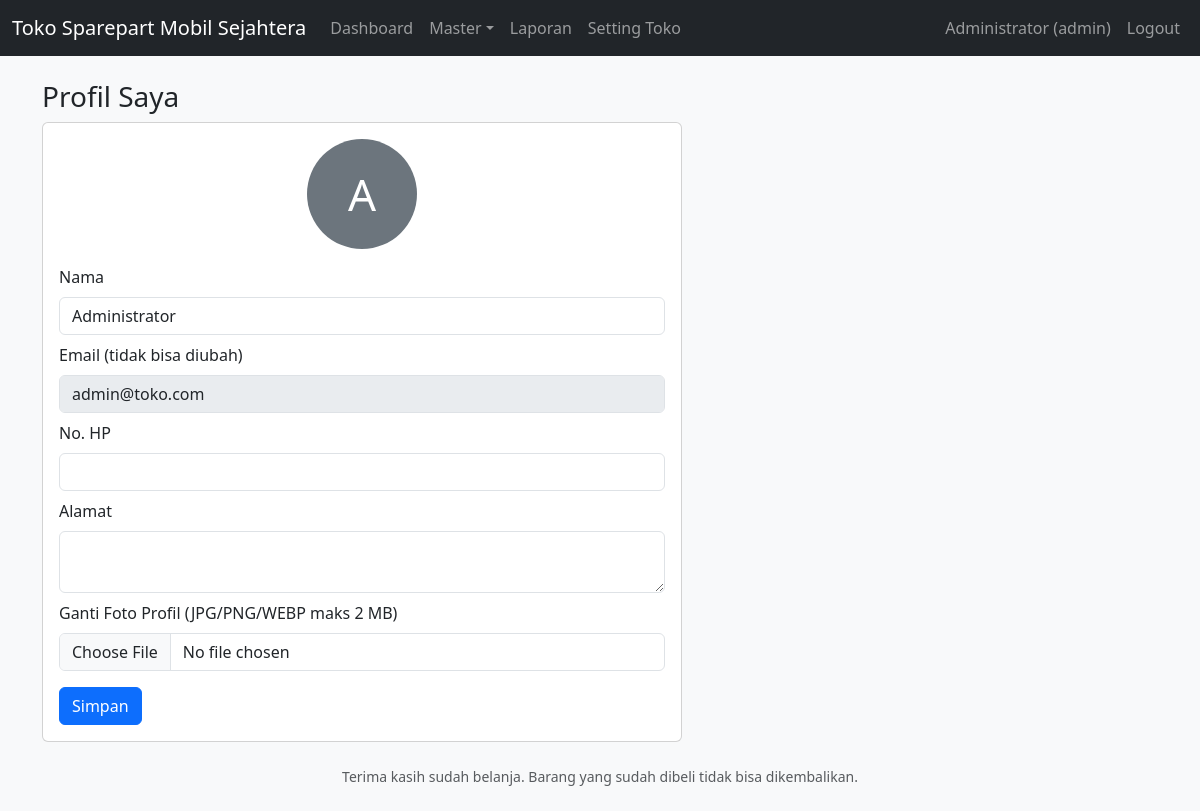
The app's page /auth/profil.php (signed in) with its own data.
### tables this page shows
CREATE TABLE users (
  id INT AUTO_INCREMENT PRIMARY KEY,
  nama VARCHAR(100) NOT NULL,
  email VARCHAR(100) NOT NULL UNIQUE,
  password VARCHAR(255) NOT NULL,
  role ENUM('admin','pegawai','customer') NOT NULL DEFAULT 'customer',
  no_telp VARCHAR(20),
  alamat TEXT,
  foto VARCHAR(255),
  created_at DATETIME DEFAULT CURRENT_TIMESTAMP
);

### config/db.php (called while the page is built, shortened)
<?php
try {
    $DB = new PDO(
        'mysql:host=' . DB_HOST . ';dbname=' . DB_NAME . ';charset=utf8mb4',
        DB_USER,
        DB_PASS,
        [PDO::ATTR_ERRMODE => PDO::ERRMODE_EXCEPTION]
    );
} catch (PDOException $e) {
    die('Koneksi database gagal: ' . $e->getMessage()
        . ' — pastikan database sudah diimpor lewat database.sql');
}
function db() {
    global $DB;
    return $DB;
}
function e($teks) {
    return htmlspecialchars((string)$teks, ENT_QUOTES, 'UTF-8');
}
function user() {
    return [
        'id'    => $_SESSION['user_id']   ?? null,
        'nama'  => $_SESSION['nama']      ?? null,
        'role'  => $_SESSION['role']      ?? null,
        'foto'  => $_SESSION['foto']      ?? null,
    ];
}
function info_toko() {
    static $hasil = null;
    if ($hasil === null) {
        $hasil = [];
        foreach (db()->query('SELECT kunci, nilai FROM setting_toko') as $r) {
            $hasil[$r['kunci']] = $r['nilai'];
        }
    }
    return $hasil;
}

### auth/profil.php (the view, shortened to what this page needs)
<?php
require_once __DIR__ . '/../config/db.php';
$u     = user();
$stmt = db()->prepare('SELECT * FROM users WHERE id = ?');
$stmt->execute([$u['id']]);
$data = $stmt->fetch();
require __DIR__ . '/../includes/header.php';
?>
<h3>Profil Saya</h3>
<div class="card" style="max-width:640px">
  <div class="card-body">
    <div class="text-center mb-3">
      <?php if ($data['foto']): ?>
        <img src="<?= BASE_URL . e($data['foto']) ?>" class="rounded-circle" style="width:110px;height:110px;object-fit:cover">
      <?php else: ?>
        <div class="rounded-circle bg-secondary text-white d-inline-flex align-items-center justify-content-center"
             style="width:110px;height:110px;font-size:44px">
          <?= e(mb_strtoupper(mb_substr($data['nama'], 0, 1))) ?>
        </div>
      <?php endif; ?>
    </div>
    <form method="post" enctype="multipart/form-data">
      <div class="mb-2"><label class="form-label">Nama</label>
        <input name="nama" class="form-control" value="<?= e($data['nama']) ?>" required></div>
      <div class="mb-2"><label class="form-label">Email (tidak bisa diubah)</label>
        <input class="form-control" value="<?= e($data['email']) ?>" disabled></div>
      <div class="mb-2"><label class="form-label">No. HP</label>
        <input name="no_telp" class="form-control" value="<?= e($data['no_telp']) ?>"></div>
      <div class="mb-2"><label class="form-label">Alamat</label>
        <textarea name="alamat" class="form-control" rows="2"><?= e($data['alamat']) ?></textarea></div>
      <div class="mb-3"><label class="form-label">Ganti Foto Profil (JPG/PNG/WEBP maks 2 MB)</label>
        <input type="file" name="foto" accept="image/*" class="form-control"></div>
      <button class="btn btn-primary">Simpan</button>
    </form>
  </div>
</div>
<?php require __DIR__ . '/../includes/footer.php'; ?>

### includes/header.php (shortened to what this page needs)
<?php
require_once __DIR__ . '/../config/db.php';
$toko = info_toko();
$u    = user();
?>
<!DOCTYPE html>
<html lang="id">
<head>
<link href="https://cdn.jsdelivr.net/npm/bootstrap@5.3.3/dist/css/bootstrap.min.css" rel="stylesheet">
</head>
<body class="bg-body-tertiary">
<nav class="navbar navbar-expand-lg navbar-dark bg-dark">
  <div class="container-fluid">
    <a class="navbar-brand" href="<?= BASE_URL ?>">
      <?= e($toko['nama_toko'] ?? 'Toko Sparepart') ?>
    </a>
    <div class="collapse navbar-collapse" id="menu">
      <ul class="navbar-nav me-auto">
        <?php  if ($u['role'] === 'admin'): ?>
          <li class="nav-item"><a class="nav-link" href="<?= BASE_URL ?>admin/dashboard.php">Dashboard</a></li>
          <li class="nav-item dropdown">
            <a class="nav-link dropdown-toggle" data-bs-toggle="dropdown" href="#">Master</a>
          </li>
          <li class="nav-item"><a class="nav-link" href="<?= BASE_URL ?>admin/laporan.php">Laporan</a></li>
          <li class="nav-item"><a class="nav-link" href="<?= BASE_URL ?>admin/setting.php">Setting Toko</a></li>
        <?php  endif; ?>
      </ul>
      <ul class="navbar-nav">
        <li class="nav-item"><a class="nav-link" href="<?= BASE_URL ?>auth/profil.php">
          <?= e($u['nama']) ?> (<?= e($u['role']) ?>)
        </a></li>
        <li class="nav-item"><a class="nav-link btn btn-outline-warning" href="<?= BASE_URL ?>auth/logout.php">Logout</a></li>
      </ul>
    </div>
  </div>
</nav>
<div class="container py-4">

### records on screen
users: nama "Administrator", role "admin", nama "A", email "admin@toko.com"

### other values on screen
$toko['nama_toko'] "Toko Sparepart Mobil Sejahtera"
info_toko()['footer_struk'] "Terima kasih sudah belanja. Barang yang sudah dibeli tidak bisa dikembalikan."
